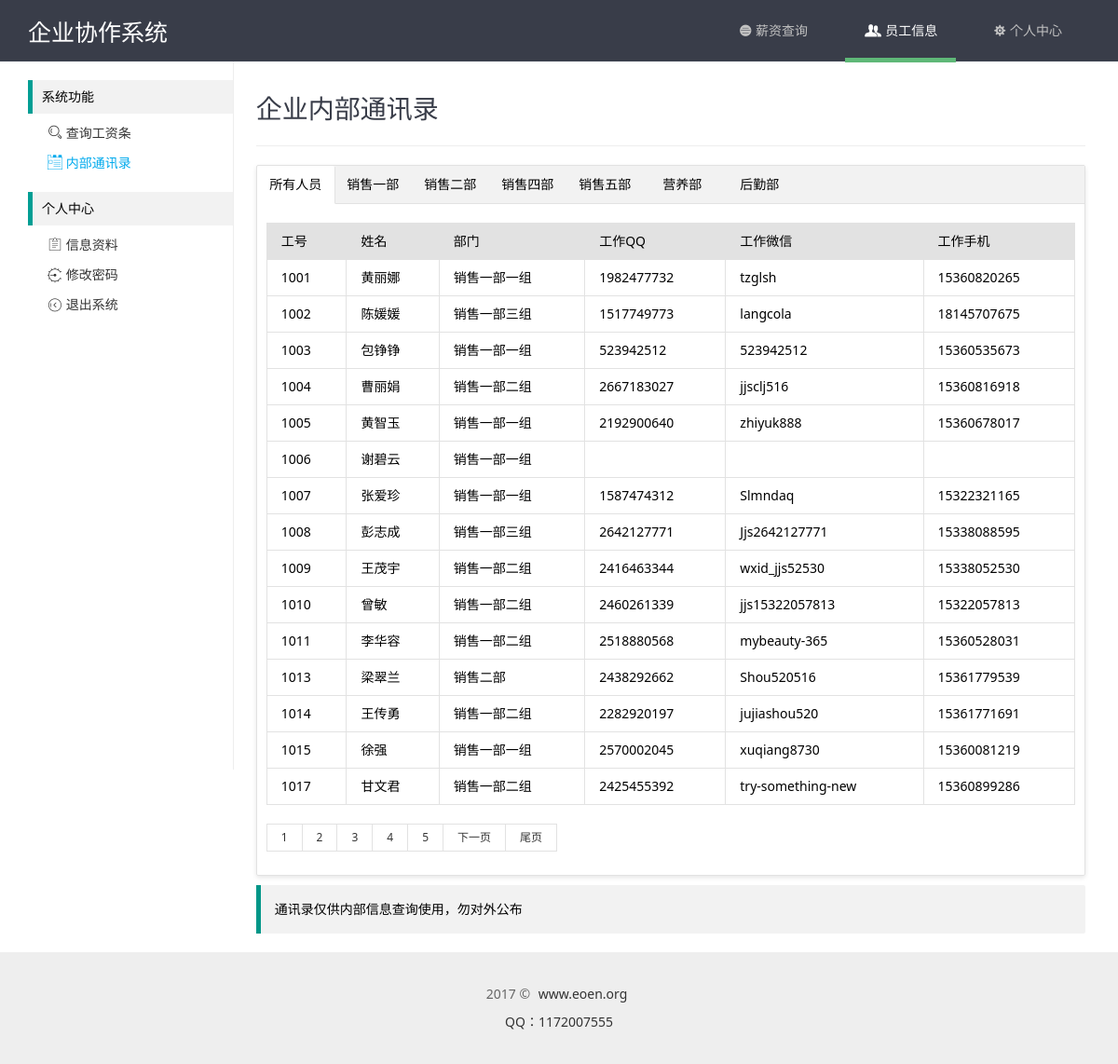
The app's page /users.php (signed in), older data.
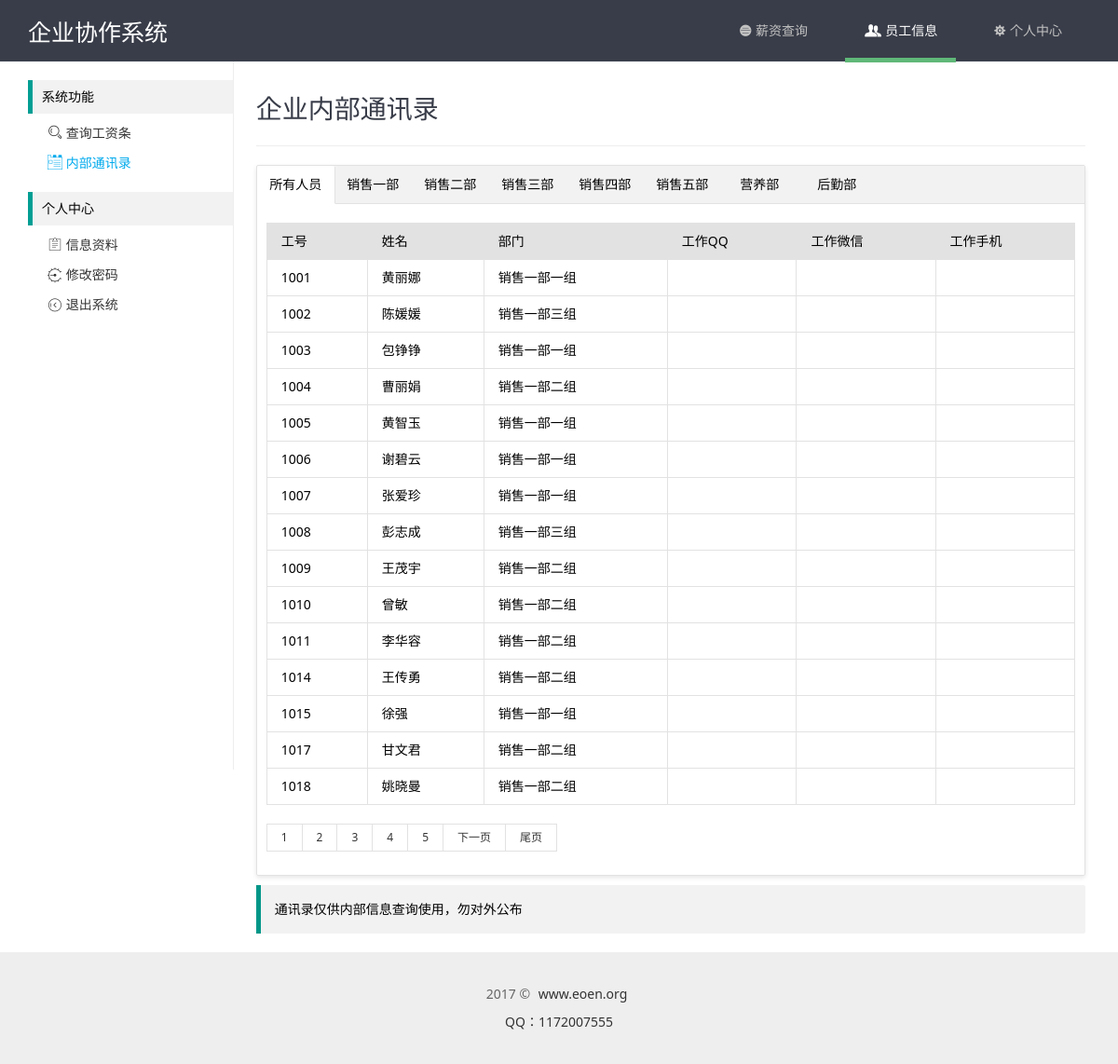
The same page, newer data.
### tables this page shows
CREATE TABLE `hk_depas` (
  `id` int(11) NOT NULL AUTO_INCREMENT,
  `pid` varchar(4) NOT NULL COMMENT '部门排序',
  `did` varchar(4) NOT NULL COMMENT '部门ID',
  `sid` varchar(4) NOT NULL COMMENT '上级部门',
  `name` varchar(64) NOT NULL COMMENT '部门名称',
  `state` int(11) NOT NULL COMMENT '部门状态',
  PRIMARY KEY (`id`)
);

CREATE TABLE `hk_users` (
  `id` int(11) NOT NULL AUTO_INCREMENT,
  `uid` int(4) NOT NULL COMMENT '工号',
  `name` varchar(32) NOT NULL COMMENT '姓名',
  `password` varchar(32) NOT NULL COMMENT '密码',
  `sex` varchar(10) NOT NULL COMMENT '性别',
  `depa` varchar(32) NOT NULL COMMENT '部门',
  `phone` varchar(11) NOT NULL COMMENT '手机',
  `wechat` varchar(32) NOT NULL COMMENT '微信',
  `qq` varchar(32) NOT NULL COMMENT 'QQ',
  `state` int(10) NOT NULL COMMENT '状态',
  PRIMARY KEY (`id`)
);

### xdmin/conn/config.php (called while the page is built, shortened)
<?php
class DB{
	function __construct($dh, $us, $up, $dbn){
		$this->dbHost = $dh;
		$this->userName = $us;
		$this->userPwd = $up;
		$this->dbName = $dbn;
	}
	function query($sql){
		return mysql_query($sql);
	}
	function getAll($sql){
		$row = $this->query($sql);
		while($re = mysql_fetch_assoc($row))
		{
			$arr[] = $re;
		}
		return @$arr;
	}
}
$db = new DB("localhost","root","QVnVRRnJZX4CJwcC","xiezuo");

### users.php (the view, shortened to what the changed rows need)
<?php
	include "xdmin/conn/config.php";
	include "xdmin/conn/page.php";
	$showrow = 15;
	$curpage = empty($_GET['page'])?1:$_GET['page'];
	$url = "?page={page}";
	$sql = "SELECT * FROM hk_users where state='1'";
	$query = mysql_query($sql);
	$total = mysql_num_rows($query);
	$list = "SELECT * FROM hk_users where state='1' ORDER BY uid limit ".($curpage-1)*$showrow.",{$showrow}";
	$data = $db->getAll($list);
	$depa = "SELECT * FROM hk_depas where sid='' ORDER BY did";
	$pata = $db->getAll($depa);
?>
<!DOCTYPE html PUBLIC "-//W3C//DTD XHTML 1.0 Transitional//EN" "http://www.w3.org/TR/xhtml1/DTD/xhtml1-transitional.dtd">
<html xmlns="http://www.w3.org/1999/xhtml">
<head>
	<link rel="stylesheet" type="text/css" href="common/layui/css/layui.css" media="all">
	<link rel="stylesheet" type="text/css" href="common/global.css" media="all">
	<link rel="stylesheet" type="text/css" href="common/home/css/style.css" media="all">
</head>
<body>
	<?php include "include/sider.php";?>
	<div class="site-content">
		<h1 class="site-h1">企业内部通讯录</h1>
		<div class="layui-tab layui-tab-card">
		  <ul class="layui-tab-title">
			<li class="layui-this">所有人员</li>
			<?php
			foreach($pata as $key=>$val){
				echo'<li>'.$val['name'].'</li>';
			}
			?>
		  </ul>
		  <div class="layui-tab-content">
			<div class="layui-tab-item layui-show">
				<table class="layui-table">
					<thead>
						<tr>
							<th>工号</th>
							<th>姓名</th>
							<th>部门</th>
							<th>工作QQ</th>
							<th>工作微信</th>
							<th>工作手机</th>
						</tr>
					</thead>
					<tbody>
						<?php
						foreach($data as $key=>$val){
							echo'<tr>
								<td>'.$val['uid'].'</td>
								<td>'.$val['name'].'</td>
								<td>';
								$depaid = $val['depa'];
								$depanm = mysql_query("SELECT * FROM hk_depas WHERE did='{$depaid}'");
								if(mysql_num_rows($depanm)){
									while($row = mysql_fetch_array($depanm)) {
										echo $row['name'];
									}
								}echo'
								</td>
								<td>'.$val['qq'].'</td>
								<td>'.$val['wechat'].'</td>
								<td>'.$val['phone'].'</td>
								</tr>';
						}
						?>
					</tbody>
				</table>
				<div id="page" class="page">
					<div class="layui-box layui-laypage layui-laypage-default" id="layui-laypage-0">
						<?php
							if($total>$showrow){
							 $page = new page($total,$showrow,$curpage,$url,2);
							 echo $page->myde_write();
							}
						 ?>
					</div>
				</div>
			</div>
		  </div>
		</div>
	</div>
	<?php include "include/footer.php";?>

### xdmin/conn/page.php (shortened to what the changed rows need)
<?php
class page {
    private $myde_total;
    private $myde_page;
    private $myde_page_count;
    private $myde_i;
    private $myde_en;
    private $myde_url;
    public function __construct($myde_total=1,$myde_size=1,$myde_page=1,$myde_url,$show_pages=2){
        $this->myde_total = $this->numeric($myde_total);
        $this->myde_size = $this->numeric($myde_size);
        $this->myde_page = $this->numeric($myde_page);
        $this->myde_page_count = ceil($this->myde_total/$this->myde_size);
        $this->myde_url = $myde_url;
        $this->myde_i=$this->myde_page-$show_pages;
        $this->myde_en=$this->myde_page+$show_pages;
        if($this->myde_i<1){
          $this->myde_en=$this->myde_en+(1-$this->myde_i);
          $this->myde_i=1;
        }
    }
    private function numeric($num){
      if(strlen($num)){
         if(!preg_match("/^[0-9]+$/",$num)){
             $num=1;
           }else{
             $num = substr($num,0,11);
         }
      }else{
               $num=1;
      }
      return $num;
    }
    private function page_replace($page){
        return str_replace("{page}",$page,$this->myde_url);
    }
    private function myde_home(){
        if($this->myde_page!=1){
            return '<a href="'.$this->page_replace(1).'" title="首页">首页</a>';
        }else{
            return '<p>首页</p>';
        }
    }
    private function myde_prev(){
       if($this->myde_page!=1){
           return '<a href="'.$this->page_replace($this->myde_page-1).'" title="上一页">上一页</a>';
       }else{
              return '<p>上一页</p>';
       }
    }
    private function myde_next(){
        if($this->myde_page!=$this->myde_page_count){
            return '<a href="'.$this->page_replace($this->myde_page+1).'" title="下一页">下一页</a>';
        }else{
            return '<p>下一页</p>';
        }
    }
    private function myde_last(){
        if($this->myde_page!=$this->myde_page_count){
            return '<a href="'.$this->page_replace($this->myde_page_count).'" title="尾页">尾页</a>';
        }else{
            return '<p>尾页</p>';
        }
    }
    public function myde_write($id='page'){
       $str ='<div id="'.$id.'">';
       $str.=$this->myde_home();
       $str.=$this->myde_prev();
       for($i=$this->myde_i;$i<=$this->myde_en;$i++){
            if($i==$this->myde_page){
                $str.='<a href="'.$this->page_replace($i).'" title="第'.$i.'页" class="cur">'.$i.'</a>';
            }else{
          $str.='<a href="'.$this->page_replace($i).'" title="第'.$i.'页">'.$i.'</a>';
            }
       }
       if( $this->myde_en<$this->myde_page_count ){
            $str.='<p class="pageEllipsis">...</p>';
       }
       $str.=$this->myde_next();
       $str.=$this->myde_last();
       $str.='<p class="pageRemark">共<b>'.$this->myde_page_count.
             '</b>页<b>'.$this->myde_total.'</b>条数据</p>';
       $str.='</div>';
       return $str;
    }
}
?>

Row changes from the older to the newer data that the page shows:
removed hk_users: uid "1013", name "梁翠兰", qq "2438292662", wechat "Shou520516", phone "15361779539", hk_depas (name "销售二部")
now on this page (row edited): hk_depas: name "销售三部", shown under "企业内部通讯录"
changed hk_users "黄丽娜": qq "1982477732" → (not shown); wechat "tzglsh" → (not shown); phone "15360820265" → (not shown)
changed hk_users "陈媛媛": qq "1517749773" → (not shown); wechat "langcola" → (not shown); phone "18145707675" → (not shown)
changed hk_users "包铮铮": qq "523942512" → (not shown); wechat "523942512" → (not shown); phone "15360535673" → (not shown)
changed hk_users "曹丽娟": qq "2667183027" → (not shown); wechat "jjsclj516" → (not shown); phone "15360816918" → (not shown)
changed hk_users "黄智玉": qq "2192900640" → (not shown); wechat "zhiyuk888" → (not shown); phone "15360678017" → (not shown)
changed hk_users "张爱珍": qq "1587474312" → (not shown); wechat "Slmndaq" → (not shown); phone "15322321165" → (not shown)
changed hk_users "彭志成": qq "2642127771" → (not shown); wechat "Jjs2642127771" → (not shown); phone "15338088595" → (not shown)
changed hk_users "王茂宇": qq "2416463344" → (not shown); wechat "wxid_jjs52530" → (not shown); phone "15338052530" → (not shown)
changed hk_users "曾敏": qq "2460261339" → (not shown); wechat "jjs15322057813" → (not shown); phone "15322057813" → (not shown)
changed hk_users "李华容": qq "2518880568" → (not shown); wechat "mybeauty-365" → (not shown); phone "15360528031" → (not shown)
changed hk_users "王传勇": qq "2282920197" → (not shown); wechat "jujiashou520" → (not shown); phone "15361771691" → (not shown)
changed hk_users "徐强": qq "2570002045" → (not shown); wechat "xuqiang8730" → (not shown); phone "15360081219" → (not shown)
changed hk_users "甘文君": qq "2425455392" → (not shown); wechat "try-something-new" → (not shown); phone "15360899286" → (not shown)
now on this page (row edited): hk_users: uid "1018", name "姚晓曼", hk_depas (name "销售一部二组")
